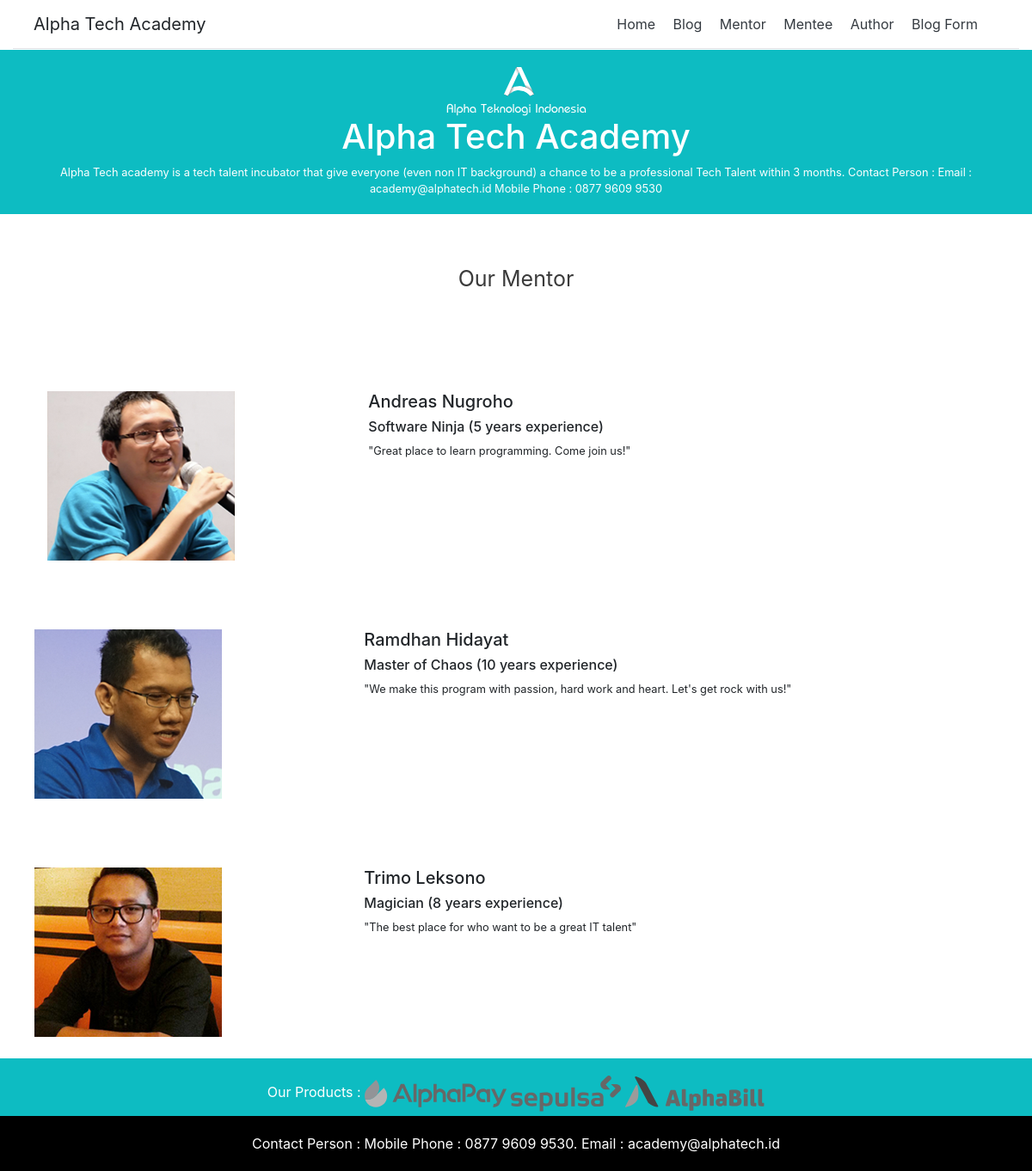
The app's page /mentor/ with its own data.
### Mentor/models.py (models this page shows, shortened)
class Mentor(models.Model):
    gambar = models.ImageField(upload_to = 'images')
    nama = models.CharField(max_length=255)
    experience = models.CharField(max_length=255)
    note = models.TextField()

### Mentor/views.py (the view)
# urls.py: path('', views.tampilan_mentor, name='mentor')
def tampilan_mentor(request):
    mentor = Mentor.objects.all()
    return render(request, 'Mentor/tampilan_mentor.html', {'mentors' : mentor})

### Mentor/templates/Mentor/tampilan_mentor.html
{% extends 'Home/base_headfoot.html' %}
{% load static %}
{% block content %}
    <div class="container-fluid">
        <div class="section-row">
            <div class="row">
                <div class="col-lg-12 col-md-12 col-sm-12 col-12">
                    <h3 class="title-section text-center">Our Mentor</h3>
                </div>
            </div>
        </div>
        {% for data in mentors %}
        <div class="section-row">
            <div class="row">
                <div class="col-md-4 col-sm-6 col-12">
                    <img src="{{ data.gambar.url }}" alt="">
                </div>
                <div class="col-md-8 col-sm-6 col-12">
                    <h5>{{ data.nama }}</h5>
                    <h6>{{ data.experience }}</h6>
                    <small>{{ data.note }}</small>
                </div>
            </div>
        </div>
    </div>
    {% endfor %}
{% endblock %}

### Home/templates/Home/base_headfoot.html (shortened to what this page needs)
{% load static %}
<html>
    <head>
        <link rel="stylesheet" href="{% static 'css/bootstrap.min.css' %}">
        <link rel="stylesheet" href="{% static 'css/home.css' %}">
    </head>
    <body>
        <header>
            <div class="container-fluid">
                <div class="d-flex flex-column flex-md-row align-items-center p-3 px-md-4 mb-3 bg-white border-bottom box-shadow">
                    <h5 class="my-0 mr-md-auto font-weight-normal">Alpha Tech Academy</h5>
                    <nav class="my-2 my-md-0 mr-md-3">
                    <a class="p-2 text-dark" href="{% url 'home' %}">Home</a>
                    <a class="p-2 text-dark" href="{% url 'blog' %}">Blog</a>
                    <a class="p-2 text-dark" href="{% url 'mentor' %}">Mentor</a>
                    <a class="p-2 text-dark" href="{% url 'mentee' %}">Mentee</a>
                    <a class="p-2 text-dark" href="{% url 'author' %}">Author</a>
                    <a class="p-2 text-dark" href="{% url 'input_post' %}">Blog Form</a>
                    </nav>
                </div>
            </div>
            <div class="container-fluid">
                <div class="row">
                    <div class="col-lg-12 col-md-12 col-sm-12 col-12 text-center des-header">
                        <img src="{% static 'images/alpha-logo.png' %}" alt=""><br>
                        <h1>Alpha Tech Academy</h1>
                        <small>Alpha Tech academy is a tech talent incubator that give everyone
                            (even non IT background) a chance to be a professional Tech Talent within 3 months.
                            Contact Person : Email : academy@alphatech.id Mobile Phone : 0877 9609 9530
                        </small>
                    </div>
                </div>
            </div>
        </header>
        {% block content %}
        {% endblock %}
        <footer>
            <div class="container-fluid">
                <div class="row">
                    <div class="col-lg-12 col-md-12 col-sm-12 col-12 footer1 text-center">
                        <span>Our Products : </span>
                        <img src="{% static 'images/logo-grey-alphapay.png' %}" alt="">
                        <img src="{% static 'images/logo-grey-sepulsa.png' %}" alt="">
                        <img src="{% static 'images/logo-grey-alphabill.png' %}" alt="">
                    </div>
                </div>
            </div>
            <div class="container-fluid">
                <div class="row">
                    <div class="col-lg-12 col-md-12 col-sm-12 col-12 footer2 text-center">
                        <span>Contact Person : Mobile Phone : 0877 9609 9530. Email : academy@alphatech.id </span>
                    </div>
                </div>
            </div>
        </footer>
    </body>
</html>

### Home/static/css/home.css (style rules this page uses)
.des-header { background-color: rgb(13, 188, 194); color: white; margin-top: -15px; }
.section-row { padding: 40px; }
.title-section { font-size: 25px; font-weight: 400; color: #3b3b3b; margin: 0; margin-bottom: 0px; margin-bottom: 1rem !important; }
.text-center { padding : 20px; text-align: center !important; }
.footer1 { background-color: rgb(13, 188, 194); color: white; margin-top: -15px; }
.footer2 { background-color: black; color: white; margin-top: -15px; }

### records on screen
Mentor: gambar (picture), nama "Andreas Nugroho", experience "Software Ninja (5 years experience)", note "\"Great place to learn programming. Come join us!\""
Mentor: gambar (picture), nama "Ramdhan Hidayat", experience "Master of Chaos (10 years experience)", note "\"We make this program with passion, hard work and heart. Let's get rock with us!\""
Mentor: gambar (picture), nama "Trimo Leksono", experience "Magician (8 years experience)", note "\"The best place for who want to be a great IT talent\""
